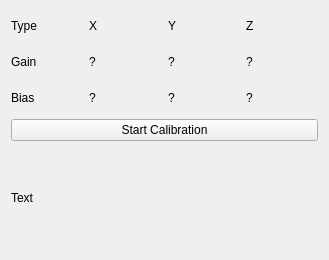
<?xml version="1.0" encoding="UTF-8"?>
<ui version="4.0">
 <class>calibrate_accelerometer</class>
 <widget class="QWidget" name="calibrate_accelerometer">
  <property name="geometry">
   <rect>
    <x>0</x>
    <y>0</y>
    <width>329</width>
    <height>260</height>
   </rect>
  </property>
  <property name="windowTitle">
   <string>Form</string>
  </property>
  <layout class="QVBoxLayout" name="verticalLayout">
   <item>
    <layout class="QVBoxLayout" name="vlayout">
     <item>
      <layout class="QGridLayout" name="grid_layout">
       <item row="0" column="0">
        <widget class="QLabel" name="label">
         <property name="text">
          <string>Type</string>
         </property>
        </widget>
       </item>
       <item row="0" column="1">
        <widget class="QLabel" name="label_2">
         <property name="text">
          <string>X</string>
         </property>
        </widget>
       </item>
       <item row="0" column="2">
        <widget class="QLabel" name="label_3">
         <property name="text">
          <string>Y</string>
         </property>
        </widget>
       </item>
       <item row="0" column="3">
        <widget class="QLabel" name="label_4">
         <property name="text">
          <string>Z</string>
         </property>
        </widget>
       </item>
       <item row="1" column="0">
        <widget class="QLabel" name="label_5">
         <property name="text">
          <string>Gain</string>
         </property>
        </widget>
       </item>
       <item row="2" column="0">
        <widget class="QLabel" name="label_6">
         <property name="text">
          <string>Bias</string>
         </property>
        </widget>
       </item>
       <item row="1" column="1">
        <widget class="QLabel" name="gain_x">
         <property name="text">
          <string>?</string>
         </property>
        </widget>
       </item>
       <item row="2" column="1">
        <widget class="QLabel" name="bias_x">
         <property name="text">
          <string>?</string>
         </property>
        </widget>
       </item>
       <item row="1" column="2">
        <widget class="QLabel" name="gain_y">
         <property name="text">
          <string>?</string>
         </property>
        </widget>
       </item>
       <item row="2" column="2">
        <widget class="QLabel" name="bias_y">
         <property name="text">
          <string>?</string>
         </property>
        </widget>
       </item>
       <item row="1" column="3">
        <widget class="QLabel" name="gain_z">
         <property name="text">
          <string>?</string>
         </property>
        </widget>
       </item>
       <item row="2" column="3">
        <widget class="QLabel" name="bias_z">
         <property name="text">
          <string>?</string>
         </property>
        </widget>
       </item>
      </layout>
     </item>
     <item>
      <widget class="QPushButton" name="start_button">
       <property name="text">
        <string>Start Calibration</string>
       </property>
      </widget>
     </item>
     <item>
      <widget class="QLabel" name="text_label">
       <property name="text">
        <string>Text</string>
       </property>
       <property name="wordWrap">
        <bool>true</bool>
       </property>
      </widget>
     </item>
    </layout>
   </item>
  </layout>
 </widget>
 <resources/>
 <connections/>
</ui>
